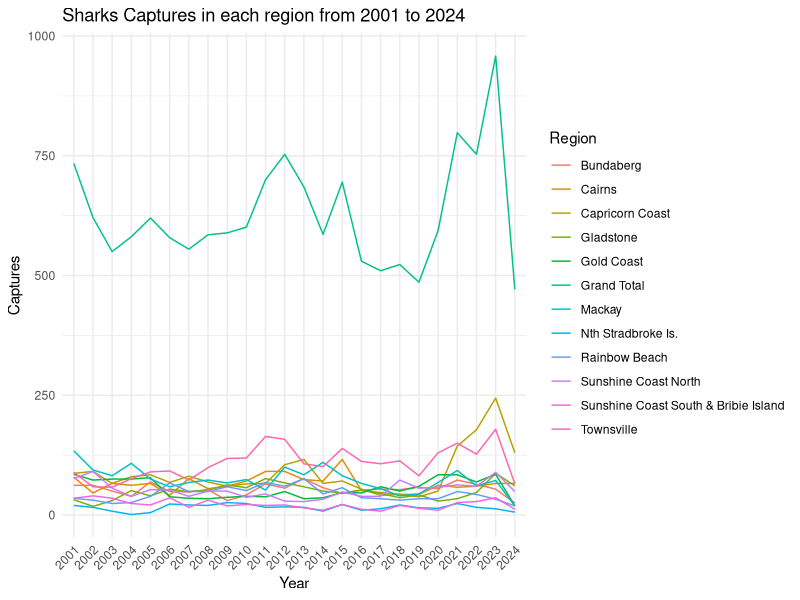
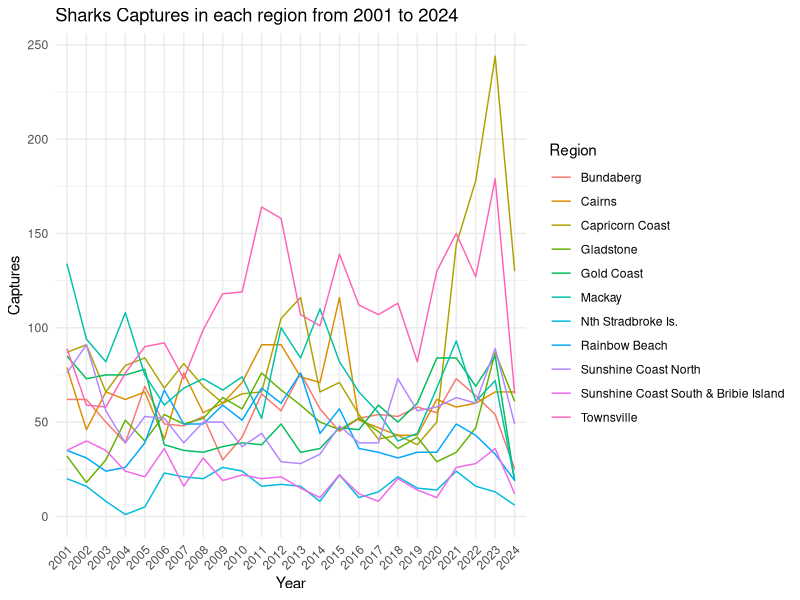
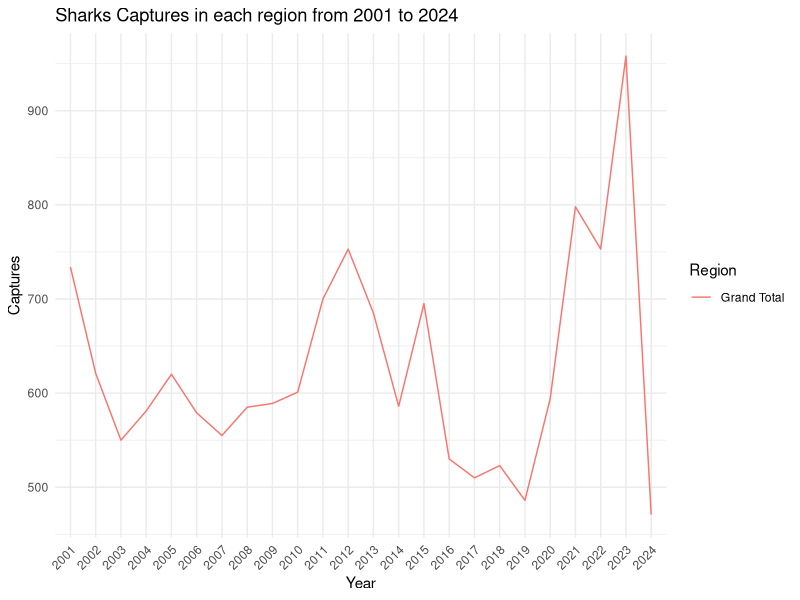
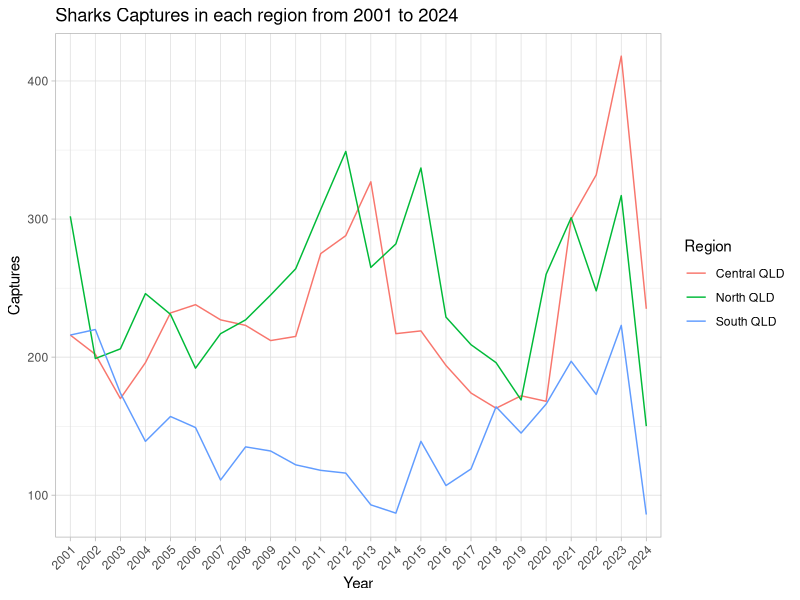

The R script that drew these images, in order:
## ---- chunk 1
knitr::opts_knit$set(root.dir = "../output/")
knitr::opts_chunk$set(echo = TRUE)
## ---- chunk 2
library(tidyverse)
## ---- chunk 3
dat <- read_csv("../data/Qfish data/qfish_shark.csv", na = c("N/A",""))
dat
## ---- chunk 4
#we named all the columns which were previously unnamed
names(dat)[names(dat) == "...1"] <- "Region"
names(dat)[names(dat) == "...4"] <- "col4"
names(dat)[names(dat) == "...6"] <- "col6"
names(dat)[names(dat) == "...28"] <- "col28"
dat
## ---- chunk 5
#now we we'll remove the columns named col4 col6 and col28
neodata <- dat |> select(-col4, -col6 , -col28)
neodata
## ---- chunk 6
newdata <- neodata |>
  pivot_longer(
    cols = starts_with("20"),
    names_to = "Year",
    values_to = "Captures"
  )

newdata
## ---- chunk 7
#install.packages("writexl")

library(writexl)

#write_xlsx(newdata, "../data/Qfish data/newdata.xlsx")
## ---- chunk 8

library(readxl)

final_dat <- read_xlsx("../data/Qfish data/newdata_combined.xlsx")

final_dat
## ---- chunk 9
plt <- ggplot2::ggplot(data = final_dat, aes(x = Year, y = Captures, colour = Region, group = Region)) +
  geom_line() +
  theme_minimal() +
  labs(title = "Sharks Captures in each region from 2001 to 2024", x = "Year", Y = "Captures") +
  theme(axis.text.x = element_text(angle = 45, hjust = 1))
 
plt
## ---- chunk 10
fltrd_dta <- final_dat |> filter(Region != "Grand Total")

#plot graph with fltrd_dta
ggplot2::ggplot(data = fltrd_dta, aes(x = Year, y = Captures, colour = Region, group = Region)) +
  geom_line() +
  theme_minimal() +
  labs(title = "Sharks Captures in each region from 2001 to 2024", x = "Year", Y = "Captures") +
  theme(axis.text.x = element_text(angle = 45, hjust = 1))

## ---- chunk 11
grand_total <- final_dat |> filter(Region == "Grand Total")

#plot graph with grand_total
ggplot2::ggplot(data = grand_total, aes(x = Year, y = Captures, colour = Region, group = Region)) +
  geom_line() +
  theme_minimal() +
  labs(title = "Sharks Captures in each region from 2001 to 2024", x = "Year", Y = "Captures") +
  theme(axis.text.x = element_text(angle = 45, hjust = 1))
## ---- chunk 12
#write_xlsx(final_dat, "../data/Qfish data/final_dat.xlsx")
## ---- chunk 13
com_data <- read_xlsx("../data/Qfish data/NCS_regions.xlsx", sheet = "NCS_regions")

com_data
## ---- chunk 14
#plot the Graph
ggplot2::ggplot(data = com_data, aes(x = Year, y = Captures, colour = Region, group = Region)) +
  geom_line() +
  theme_light() +
  labs(title = "Sharks Captures in each region from 2001 to 2024", x = "Year", Y = "Captures") +
  theme(axis.text.x = element_text(angle = 45, hjust = 1))
